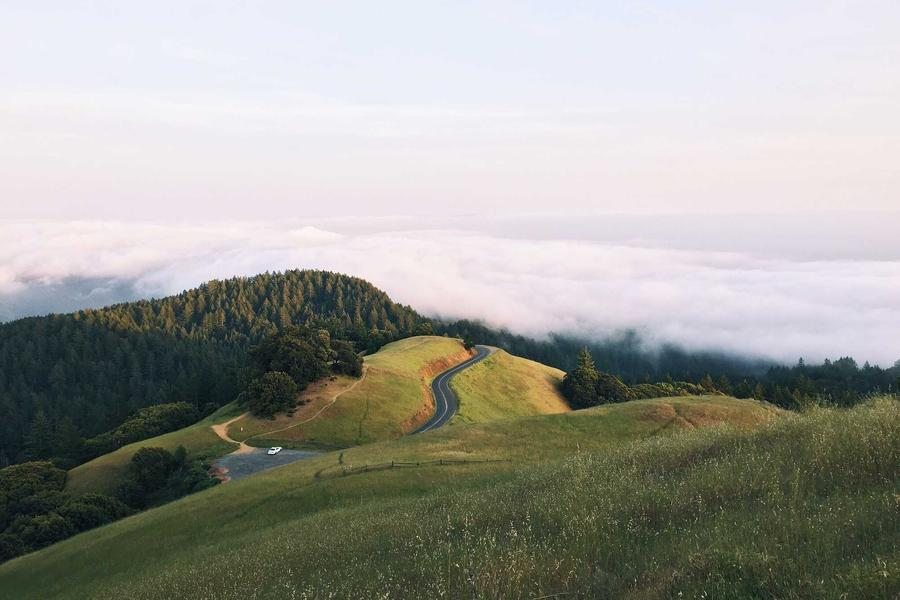
#> input picture images/navjot_a.jpg, 900 x 600 px
$ jupyter execute lab5.ipynb
#> lines starting #> are read from the running program, lines starting #| are printed output that depends on the picture
# Practical 5 - Histogram and Contrast Stretching

Aim: Plot grayscale and color histograms and enhance contrast using alpha, beta and gamma stretching.

[cell 1]
import cv2
import numpy as np
import matplotlib.pyplot as plt

print("Name: Navjot Singh")
print("Roll No: 2025010071")

img = cv2.imread("images/navjot_a.jpg")
#> img is the input picture: shape (600, 900, 3); mean B, G, R 151.6, 157.8, 157.7
gray = cv2.cvtColor(img, cv2.COLOR_BGR2GRAY)
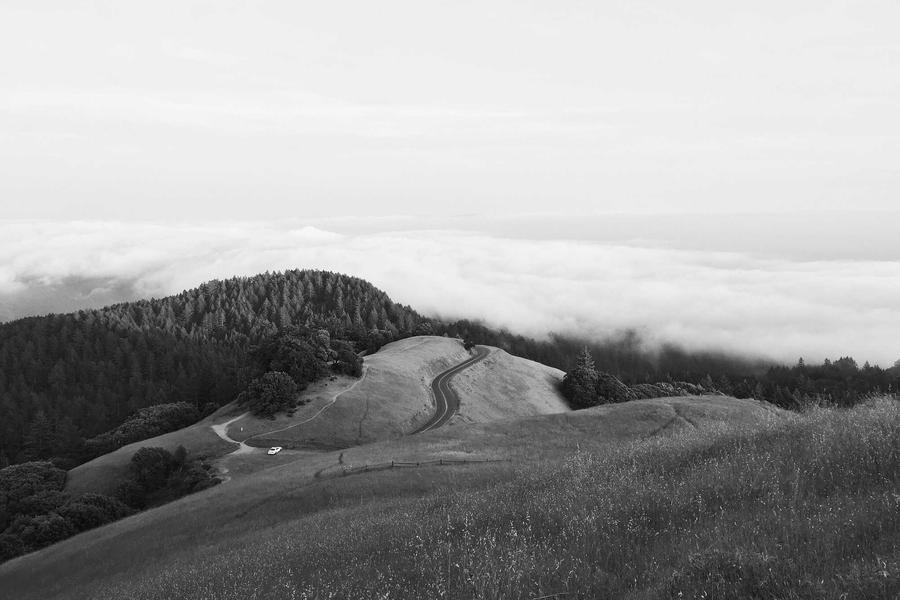
#> gray: shape (600, 900); min 1, max 253, mean 157.1
# grayscale histogram
hist = cv2.calcHist([gray], [0], None, [256], [0, 256])
#> hist = 256 values, max 66771 at index 238, min 0 at index 0, mean 2109.4

plt.figure(figsize=(10, 4))
plt.subplot(1, 2, 1)
plt.imshow(gray, cmap="gray")
plt.title("Grayscale Image")
plt.axis("off")

plt.subplot(1, 2, 2)
plt.plot(hist)
plt.title("Grayscale Histogram")
plt.xlabel("Pixel Value")
plt.ylabel("Count")

plt.tight_layout()
plt.show()
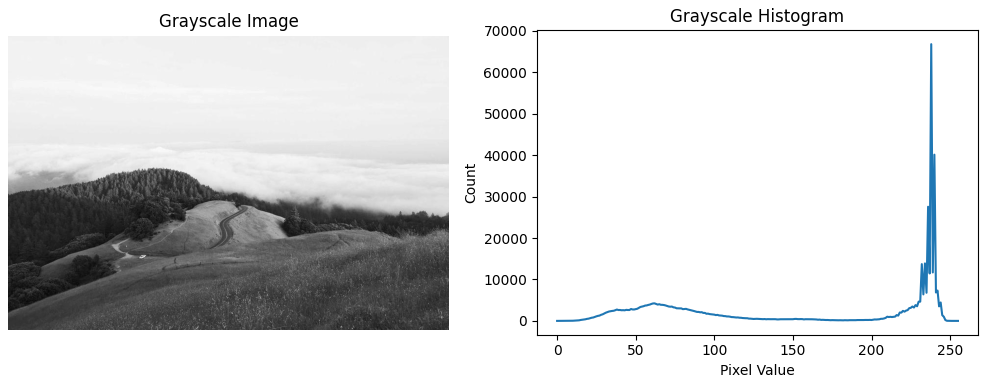
#> figure drawn by matplotlib, 2 panels; panel 2: curve peaks at x = 238, y = 66771

[cell 2]
# histogram for each color channel
colors = ("b", "g", "r")
labels = ("Blue", "Green", "Red")

plt.figure(figsize=(8, 4))
for i in range(3):
    channel_hist = cv2.calcHist([img], [i], None, [256], [0, 256])
    plt.plot(channel_hist, color=colors[i], label=labels[i])

plt.title("Color Histogram")
plt.xlabel("Pixel Value")
plt.ylabel("Count")
plt.legend()
plt.show()
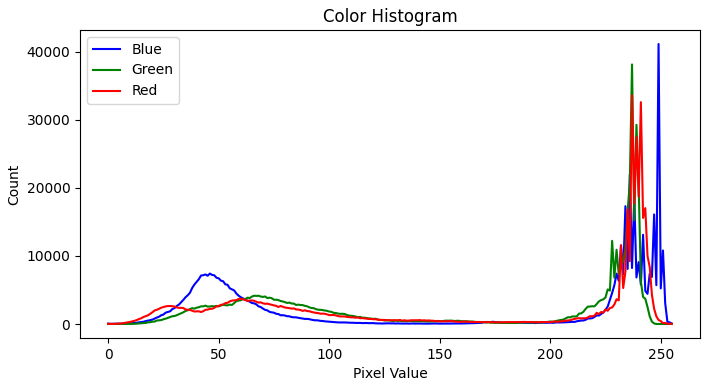
#> figure drawn by matplotlib, 1 panel; curve peaks at x = 249, y = 41126; curve peaks at x = 237, y = 38124; curve peaks at x = 237, y = 33601

[cell 3]
# alpha, beta and gamma for the three ranges
r1, r2 = 110, 158
s1, s2 = 95, 185

alpha = s1 / r1
beta = (s2 - s1) / (r2 - r1)
gamma = (255 - s2) / (255 - r2)

print("Alpha:", alpha)
print("Beta:", beta)
print("Gamma:", gamma)

stretched = np.zeros_like(gray)
for i in range(gray.shape[0]):
    for j in range(gray.shape[1]):
        r = int(gray[i, j])
        if r <= r1:
            s = alpha * r
        elif r <= r2:
            s = beta * (r - r1) + s1
        else:
            s = gamma * (r - r2) + s2
        stretched[i, j] = np.clip(s, 0, 255)

cv2.imwrite("output/lab5_contrast_stretched.jpg", stretched)

plt.figure(figsize=(12, 8))
plt.subplot(2, 2, 1)
plt.imshow(gray, cmap="gray")
plt.title("Input Image")
plt.axis("off")

plt.subplot(2, 2, 2)
plt.imshow(stretched, cmap="gray")
plt.title("Contrast Stretched Image")
plt.axis("off")

plt.subplot(2, 2, 3)
plt.plot(cv2.calcHist([gray], [0], None, [256], [0, 256]))
plt.title("Input Histogram")
plt.xlabel("Pixel Value")
plt.ylabel("Count")

plt.subplot(2, 2, 4)
plt.plot(cv2.calcHist([stretched], [0], None, [256], [0, 256]))
plt.title("Output Histogram")
plt.xlabel("Pixel Value")
plt.ylabel("Count")

plt.tight_layout()
plt.show()
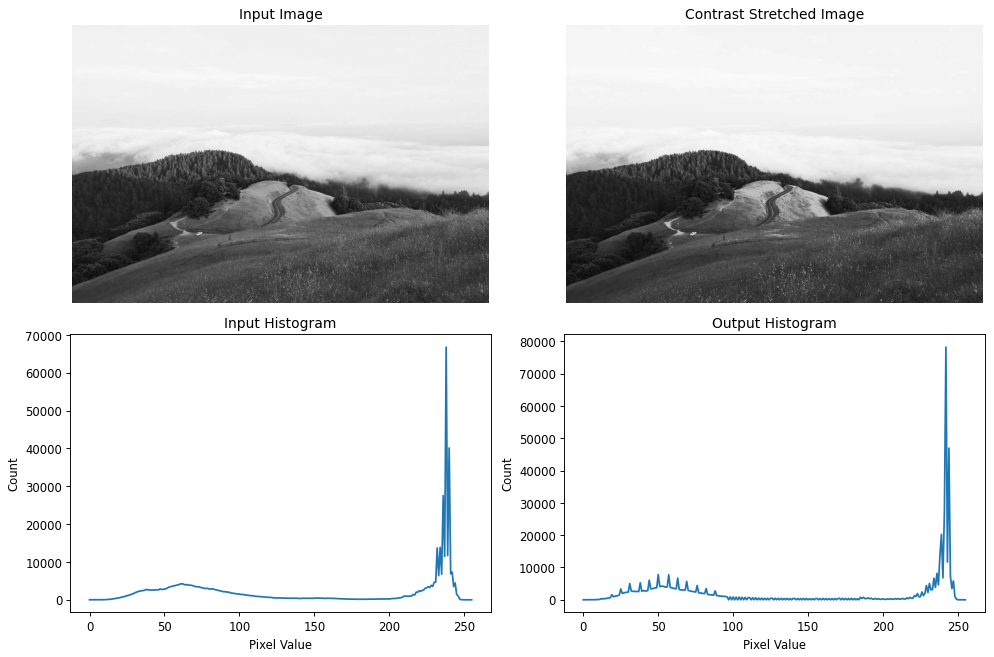
#> figure drawn by matplotlib, 4 panels; panel 3: curve peaks at x = 238, y = 66771; panel 4: curve peaks at x = 242, y = 78218

$ run again, with images/navjot_d.jpg copied over images/navjot_a.jpg
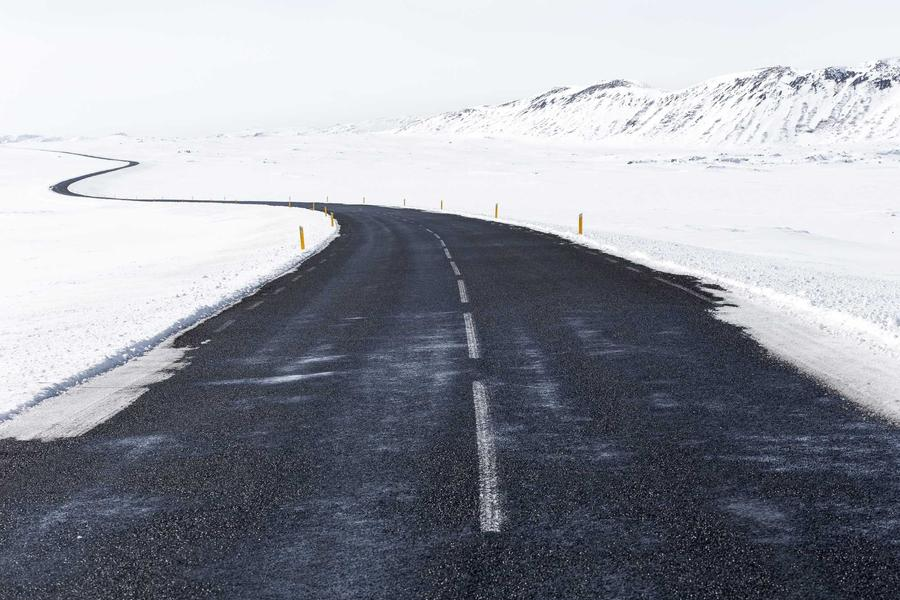
#> input picture images/navjot_d.jpg, 900 x 600 px
#> img is the input picture: shape (600, 900, 3); mean B, G, R 161.8, 153.2, 150.3
#> hist = 256 values, max 41995 at index 244, min 0 at index 0, mean 2109.4
#> after the loop `for i in range(gray.shape[0]):`:
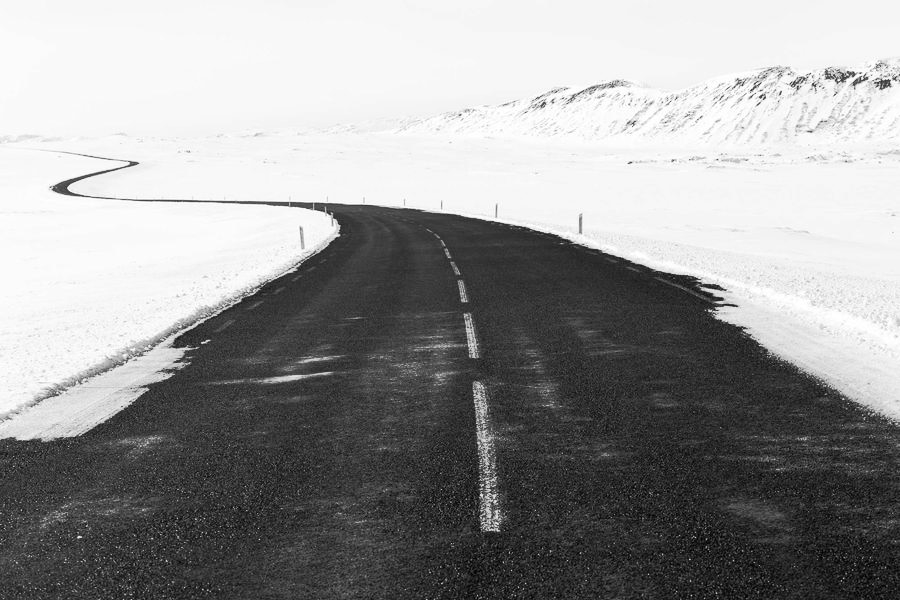
#> stretched: shape (600, 900); min 0, max 255, mean 151.1
#> `plt.show()`:
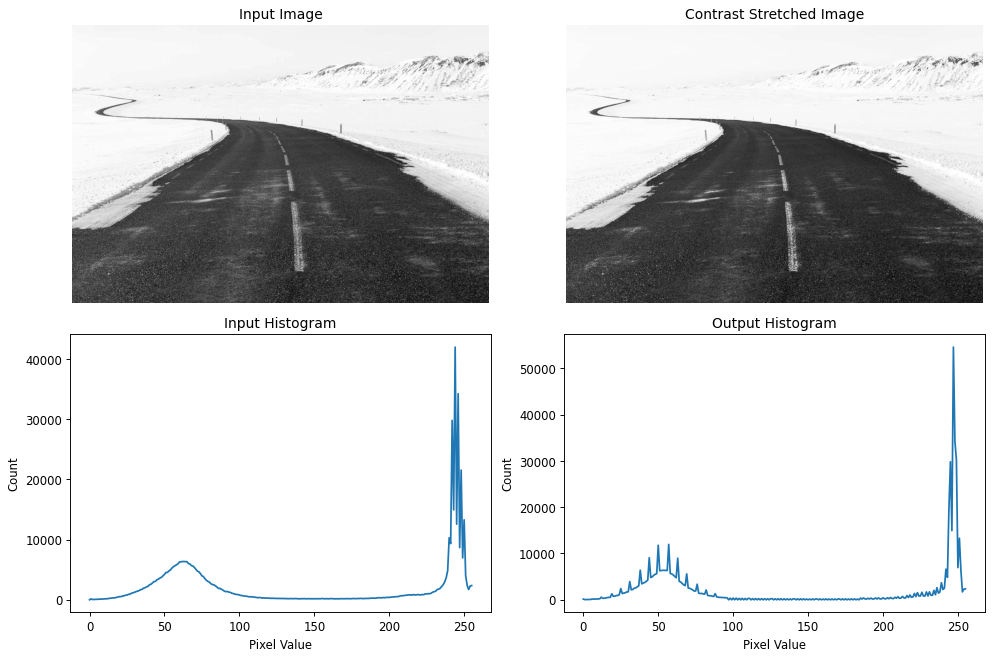
#> figure drawn by matplotlib, 4 panels; panel 3: curve peaks at x = 244, y = 41995; panel 4: curve peaks at x = 247, y = 54568
